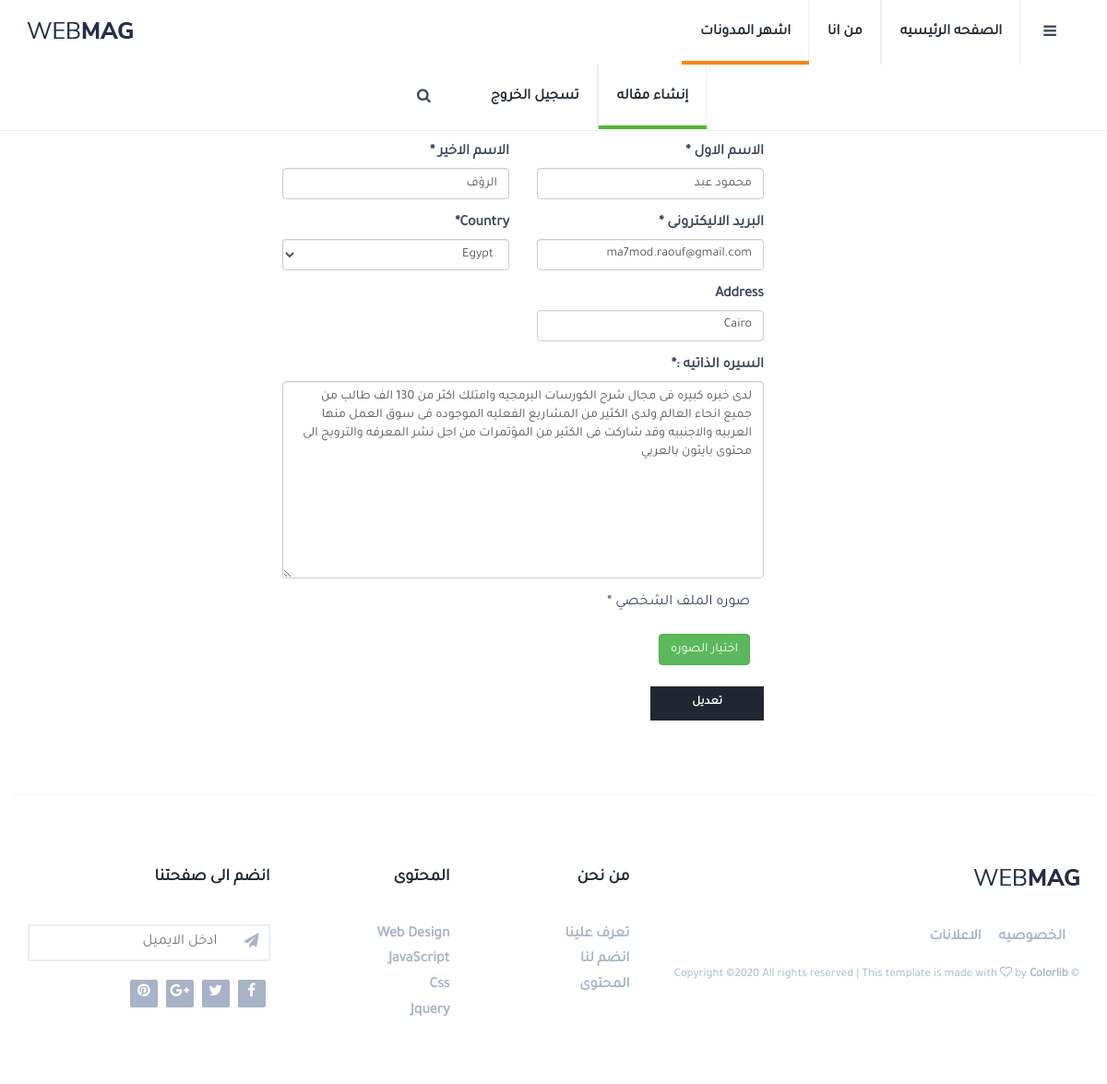
Page /user/update/profile/ (signed in) on the committed database.
### user/models.py (models this page shows, shortened)
class Profile(models.Model):
    user = models.OneToOneField(User , verbose_name=_("user_profile"), on_delete=models.CASCADE)
    image = models.ImageField(_("الصوره : "), upload_to='user-image')
    country = CountryField(_("العنوان :"))
    address = models.CharField(max_length=50, blank=True, null=True)
    who_i = models.TextField(_("السيره الذاتيه :"), max_length=300)
    slug = models.SlugField(_("Slug :"),blank=True, null=True)
    class Meta:
        verbose_name = 'Profile'
        verbose_name_plural = 'Profiles'

### user/views.py (the view, shortened to what this page needs)
# urls.py: path('update/profile/' , views.update_profile , name='update_profile'),
@login_required(login_url='user:login')
def update_profile(request):
    user_form = UpdateUserForm(instance=request.user)
    profile_form = UpdateProfileForm(instance=request.user.profile)
    return render(request , 'user/edit_profile.html',{
        'title' : 'تعديل البروفيل',
        'user_form' : user_form ,
        'profile_form' : profile_form
    })

### user/forms.py
class UpdateUserForm(forms.ModelForm):
    first_name = forms.CharField(label='الاسم الاول ')
    last_name = forms.CharField(label='الاسم الاخير ')
    email = forms.EmailField(label= 'البريد الاليكترونى ')
    class Meta:
        model = User
        fields = ('first_name' , 'last_name' , 'email')

class UpdateProfileForm(forms.ModelForm):
    class Meta:
        model = Profile
        fields = ('image' , 'country' , 'address' , 'who_i')

### user/templates/user/edit_profile.html (shortened to what this page needs)
{% extends "base.html" %}
{% load static %}
{% load crispy_forms_tags %}
{% block content %}
	<div class="container" >
		<div class="row " style="padding-right: 30%; margin-top: 44px; ">
			<div class="col-md-8 ">
			<form method="POST" enctype="multipart/form-data">
				<h3>تعديل الملف الشخصي</h3>
				<div class="section-row">
					<form class="post-reply">
						<div class="row " >
							<div class="col-md-6">
									{{ user_form.first_name|as_crispy_field }}
							</div>
							<div class="col-md-6">
									{{ user_form.last_name|as_crispy_field }}
							</div>
							<div class="col-md-6">
									{{ user_form.email|as_crispy_field }}
							</div>
							<div class="col-md-6">
									{{ profile_form.country|as_crispy_field }}
							</div>
							<div class="col-md-6">
									{{ profile_form.address|as_crispy_field }}
							</div>
							<div class="col-md-12">
								<div class="form-group">
								{{ profile_form.who_i|as_crispy_field }}
							</div>
							<div class="col-md-6 ">
								<div >
									<span >صوره الملف الشخصي *</span>
									<br>
									<br>
									<label for="image" class="btn btn-success">اختيار الصوره</label>
								</div>
							</div>
							</div>
						</div>
					</form>
					<br>
					<input type="submit" class="primary-button" value="تعديل">
				</div>
				</div>
		</div>
		</div>
	</div>
{% endblock content %}

### static/blog/css/style.css (style rules this page uses)
body { font-family: 'Tajawal', sans-serif; font-size: 16px; font-weight: 300; color: #3d455c; margin: 0; padding: 0; overflow-x: hidden; }
h1, h2, h3, h4, h5, h6 { font-family: 'Tajawal', sans-serif; font-weight: 700; color: #212631; margin: 0px 0px 15px; }
h3 { font-size: 23px; }
.primary-button { padding: 9px 45px; border: none; background-color: #212631; font-weight: 600; text-transform: uppercase; font-size: 13px; color: #fff; -webkit-transition: 0.2s opacity; transition: 0.2s opacity; }
.section-row { margin-bottom:40px; }

### rows in the picture
Profile: country "Egypt", address "Cairo", who_i "لدى خبره كبيره فى مجال شرح الكورسات البرمجيه وامتلك اكثر من 130 الف طالب من جميع انحاء العالم ولدى الكثير من المشاريع الفعليه الموجوده فى سوق العمل منها العربيه والاجنبيه وقد شاركت فى الكثير من المؤتمرات من اجل نشر المعرفه والترويج الى محتوى بايثون بالعربي"
